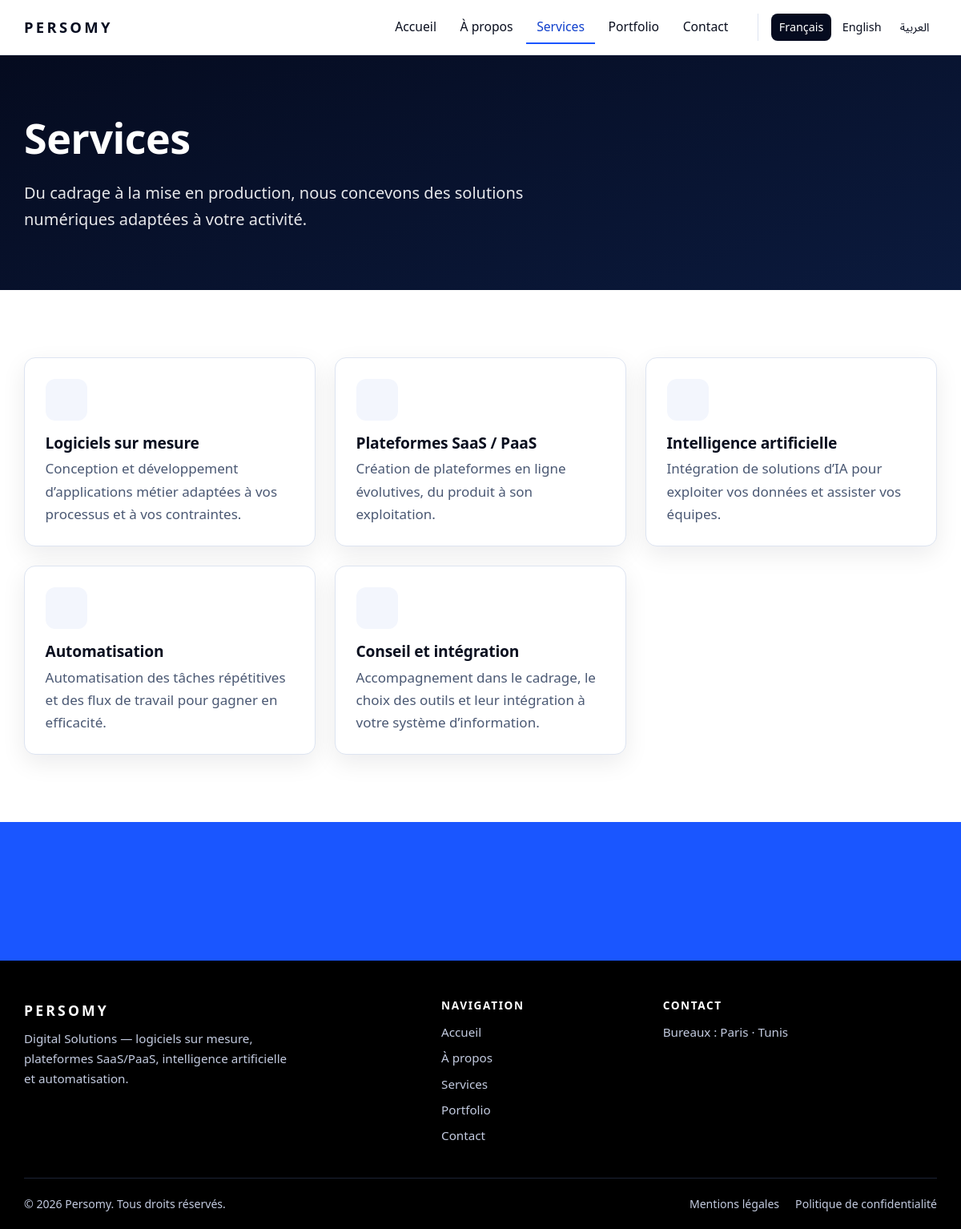
The app's page /fr/services with its own data.
### tables this page shows
CREATE TABLE IF NOT EXISTS page_translations (
  id INT UNSIGNED NOT NULL AUTO_INCREMENT,
  page_id INT UNSIGNED NOT NULL,
  locale VARCHAR(5) NOT NULL,
  title VARCHAR(200) NOT NULL DEFAULT '',
  meta_title VARCHAR(200) NOT NULL DEFAULT '',
  meta_description VARCHAR(320) NOT NULL DEFAULT '',
  intro TEXT NULL,
  content MEDIUMTEXT NULL,
  PRIMARY KEY (id),
  UNIQUE KEY uq_page_locale (page_id, locale),
  CONSTRAINT fk_page_tr_page FOREIGN KEY (page_id) REFERENCES pages (id) ON DELETE CASCADE
);

CREATE TABLE IF NOT EXISTS services (
  id INT UNSIGNED NOT NULL AUTO_INCREMENT,
  slug VARCHAR(120) NOT NULL,
  icon VARCHAR(30) NOT NULL DEFAULT 'code',
  sort_order INT NOT NULL DEFAULT 0,
  is_active TINYINT(1) NOT NULL DEFAULT 1,
  created_at DATETIME NOT NULL DEFAULT CURRENT_TIMESTAMP,
  updated_at DATETIME NOT NULL DEFAULT CURRENT_TIMESTAMP ON UPDATE CURRENT_TIMESTAMP,
  PRIMARY KEY (id),
  UNIQUE KEY uq_services_slug (slug),
  KEY idx_services_sort (is_active, sort_order)
);

CREATE TABLE IF NOT EXISTS service_translations (
  id INT UNSIGNED NOT NULL AUTO_INCREMENT,
  service_id INT UNSIGNED NOT NULL,
  locale VARCHAR(5) NOT NULL,
  title VARCHAR(200) NOT NULL DEFAULT '',
  summary VARCHAR(600) NOT NULL DEFAULT '',
  PRIMARY KEY (id),
  UNIQUE KEY uq_service_locale (service_id, locale),
  CONSTRAINT fk_service_tr_service FOREIGN KEY (service_id) REFERENCES services (id) ON DELETE CASCADE
);

### app/Core/View.php (called while the page is built, shortened)
<?php
final class View
{
    public static function render(string $template, array $data = [], ?string $layout = 'layouts/main'): string
    {
        $content = self::capture($template, $data);
        return self::capture($layout, $data + ['content' => $content]);
    }
    public static function capture(string $__template, array $__data = []): string
    {
        $__file = BASE_PATH . '/app/Views/' . $__template . '.php';
        extract($__data, EXTR_SKIP);
        try {
            include $__file;
        } catch (\Throwable $e) {
            ob_end_clean();
            throw $e;
        }
        return (string) ob_get_clean();
    }
}

### app/Controllers/Controller.php (called while the page is built, shortened)
<?php
abstract class Controller
{
    protected function view(string $template, array $data = [], string $layout = 'layouts/main', int $status = 200): Response
    {
        return new Response(View::render($template, $data, $layout), $status);
    }
}

### app/Controllers/PublicController.php (called while the page is built, shortened)
<?php
final class PublicController extends Controller
{
    public function services(Request $request, array $params): Response
    {
        $page = $this->page('services');
        return $this->view('public/services', [
            'meta' => $this->meta($page, 'services', 'services'),
            'page' => $page,
            'services' => Service::localized(Lang::locale()),
        ]);
    }
    private function page(string $slug): array
    {
        $page = Page::get($slug, Lang::locale());
        return $page;
    }
    private function meta(array $page, string $path, string $nav, bool $fullTitle = false): array
    {
        $description = $page['meta_description'] !== '' ? $page['meta_description'] : truncate((string) $page['intro']);
        return [
            'title' => $page['meta_title'] !== '' ? $page['meta_title'] : $page['title'],
            'full_title' => $fullTitle && $page['meta_title'] !== '',
            'description' => $description,
            'path' => $path,
            'nav' => $nav,
        ];
    }
}

### app/Core/Router.php (called while the page is built, shortened)
<?php
final class Router
{
    private array $routes = [];
    private function add(string $method, string $pattern, array $handler, array $middleware): void
    {
        $this->routes[] = [
            'method' => $method,
            'regex' => self::compile($pattern),
            'handler' => $handler,
            'middleware' => $middleware,
        ];
    }
    public static function compile(string $pattern): string
    {
        $regex = preg_replace_callback(
            '#\{(\w+)(?::([^}]+))?\}|[^{]+#',
            static function (array $m): string {
                if (isset($m[1]) && $m[1] !== '') {
                    return '(?P<' . $m[1] . '>' . ($m[2] ?? '[^/]+') . ')';
                }
                return preg_quote($m[0], '#');
            },
            $pattern
        );
        return '#^' . $regex . '$#u';
    }
    public function dispatch(Request $request): ?Response
    {
        foreach ($this->routes as $route) {
            if (!preg_match($route['regex'], $request->path, $m)) {
                continue;
            }
            $params = array_filter($m, 'is_string', ARRAY_FILTER_USE_KEY);
            [$class, $action] = $route['handler'];
            return (new $class())->$action($request, $params);
        }
        return null;
    }
}

### app/Core/App.php (called while the page is built, shortened)
<?php
final class App
{
    public static function run(): void
    {
        $request = Request::capture();
        $router = new Router();
        try {
            $response = $router->dispatch($request) ?? ErrorPage::response(404);
        } catch (HttpException $e) {
            $response = ErrorPage::response($e->status);
        }
    }
}

### public/index.php (called while the page is built, shortened)
<?php
App\Core\App::run();

### app/Core/Db.php (called while the page is built, shortened)
<?php
final class Db
{
    private static ?PDO $pdo = null;
    public static function pdo(): PDO
    {
        if (self::$pdo === null) {
            $cfg = Config::get('db');
            $dsn = sprintf(
                'mysql:host=%s;port=%d;dbname=%s;charset=utf8mb4',
                $cfg['host'],
                $cfg['port'],
                $cfg['name']
            );
            self::$pdo = new PDO($dsn, (string) $cfg['user'], (string) $cfg['password'], [
                PDO::ATTR_ERRMODE => PDO::ERRMODE_EXCEPTION,
                PDO::ATTR_DEFAULT_FETCH_MODE => PDO::FETCH_ASSOC,
                PDO::ATTR_EMULATE_PREPARES => false,
            ]);
        }
        return self::$pdo;
    }
    public static function run(string $sql, array $params = []): \PDOStatement
    {
        $stmt = self::pdo()->prepare($sql);
        $stmt->execute($params);
        return $stmt;
    }
    public static function all(string $sql, array $params = []): array
    {
        return self::run($sql, $params)->fetchAll();
    }
}

### app/Models/TranslatedModel.php (called while the page is built, shortened)
<?php
abstract class TranslatedModel
{
    public static function translationsFor(array $ids): array
    {
        $ids = array_values(array_unique(array_map('intval', $ids)));
        $in = implode(',', array_fill(0, count($ids), '?'));
        $rows = Db::all('SELECT * FROM ' . static::TR_TABLE . ' WHERE ' . static::FK . ' IN (' . $in . ')', $ids);
        $out = [];
        foreach ($rows as $row) {
            $out[(int) $row[static::FK]][$row['locale']] = $row;
        }
        return $out;
    }
    public static function localize(array $rows, string $locale): array
    {
        $translations = static::translationsFor(array_column($rows, 'id'));
        $out = [];
        foreach ($rows as $row) {
            $t = Translations::pick($translations[(int) $row['id']] ?? [], $locale, static::MAIN);
            if ($t !== null) {
                $row['t'] = $t;
                $out[] = $row;
            }
        }
        return $out;
    }
}

### app/Models/Page.php (called while the page is built, shortened)
<?php
final class Page extends TranslatedModel
{
    public static function get(string $slug, string $locale): ?array
    {
        $row = Db::one('SELECT * FROM pages WHERE slug = :slug AND is_active = 1', ['slug' => $slug]);
        $localized = self::localize([$row], $locale);
        return $localized[0]['t'] + ['slug' => $slug];
    }
}

### app/Models/Service.php (called while the page is built, shortened)
<?php
final class Service extends TranslatedModel
{
    public static function localized(string $locale): array
    {
        $rows = Db::all('SELECT * FROM services WHERE is_active = 1 ORDER BY sort_order, id');
        return self::localize($rows, $locale);
    }
}

### app/Views/partials/service_card.php (the view)
<?php
$t = $service['t'];
?>
<article class="card service-card">
    <div class="card-icon"><?= icon((string) $service['icon']) ?></div>
    <h3 class="card-title"<?= lang_attrs($t) ?>><?= e($t['title']) ?></h3>
    <?php if ($t['summary'] !== ''): ?><p<?= lang_attrs($t) ?>><?= e($t['summary']) ?></p><?php endif; ?>
</article>

### app/Views/public/services.php (shortened to what this page needs)
<section class="page-hero">
    <div class="container">
        <h1<?= lang_attrs($page) ?>><?= e($page['title']) ?></h1>
        <?php if (trim((string) $page['intro']) !== ''): ?><p class="lead"<?= lang_attrs($page) ?>><?= e($page['intro']) ?></p><?php endif; ?>
    </div>
</section>
<section class="section">
    <div class="container">
        <div class="grid grid-3">
            <?php foreach ($services as $service): ?>
                <?php require BASE_PATH . '/app/Views/partials/service_card.php'; ?>
            <?php endforeach; ?>
        </div>
    </div>
</section>
<section class="cta-band">
</section>

### app/Core/helpers.php (shortened to what this page needs)
<?php
function e(mixed $value): string
{
    return htmlspecialchars((string) $value, ENT_QUOTES | ENT_SUBSTITUTE, 'UTF-8');
}
function lang_attrs(array $row): string
{
    if (empty($row['_fallback']) || empty($row['_locale'])) {
        return '';
    }
    return ' lang="' . e($row['_locale']) . '" dir="' . e(Lang::dir($row['_locale'])) . '"';
}
function icon(string $name): string
{
    $paths = [
        'code' => '<polyline points="16 18 22 12 16 6"/><polyline points="8 6 2 12 8 18"/>',
        'cloud' => '<path d="M18 10h-1.26A8 8 0 1 0 9 20h9a5 5 0 0 0 0-10z"/>',
        'ai' => '<rect x="4" y="4" width="16" height="16" rx="2"/><rect x="9" y="9" width="6" height="6"/><path d="M9 1v3M15 1v3M9 20v3M15 20v3M20 9h3M20 14h3M1 9h3M1 14h3"/>',
        'automation' => '<polyline points="23 4 23 10 17 10"/><polyline points="1 20 1 14 7 14"/><path d="M3.51 9a9 9 0 0 1 14.85-3.36L23 10M1 14l4.64 4.36A9 9 0 0 0 20.49 15"/>',
        'consulting' => '<circle cx="12" cy="12" r="10"/><polygon points="16.24 7.76 14.12 14.12 7.76 16.24 9.88 9.88 16.24 7.76"/>',
    ];
    $inner = $paths[$name] ?? $paths['code'];
    return '<svg class="icon" viewBox="0 0 24 24" width="28" height="28" fill="none" stroke="currentColor" stroke-width="1.75" '
        . 'stroke-linecap="round" stroke-linejoin="round" aria-hidden="true" focusable="false">' . $inner . '</svg>';
}

### records on screen
page_translations: title "Services", intro "Du cadrage à la mise en production, nous concevons des solutions numériques adaptées à votre activité."
service_translations: title "Logiciels sur mesure", summary "Conception et développement d’applications métier adaptées à vos processus et à vos contraintes."
service_translations: title "Plateformes SaaS / PaaS", summary "Création de plateformes en ligne évolutives, du produit à son exploitation."
service_translations: title "Intelligence artificielle", summary "Intégration de solutions d’IA pour exploiter vos données et assister vos équipes."
service_translations: title "Automatisation", summary "Automatisation des tâches répétitives et des flux de travail pour gagner en efficacité."
service_translations: title "Conseil et intégration", summary "Accompagnement dans le cadrage, le choix des outils et leur intégration à votre système d’information."

### other values on screen
mb_strtoupper($brandName) "PERSOMY"
t('nav.' . $key) "Accueil"
t('nav.' . $key) "À propos"
t('nav.' . $key) "Services"
t('nav.' . $key) "Portfolio"
t('nav.' . $key) "Contact"
$info['name'] "Français"
$info['name'] "English"
$info['name'] "العربية"
mb_strtoupper($siteName) "PERSOMY"
t('footer.tagline') "Digital Solutions — logiciels sur mesure, plateformes SaaS/PaaS, intelligence artificielle et automatisation."
t('footer.navigate') "NAVIGATION"
t('nav.home') "Accueil"
t('nav.about') "À propos"
t('nav.services') "Services"
